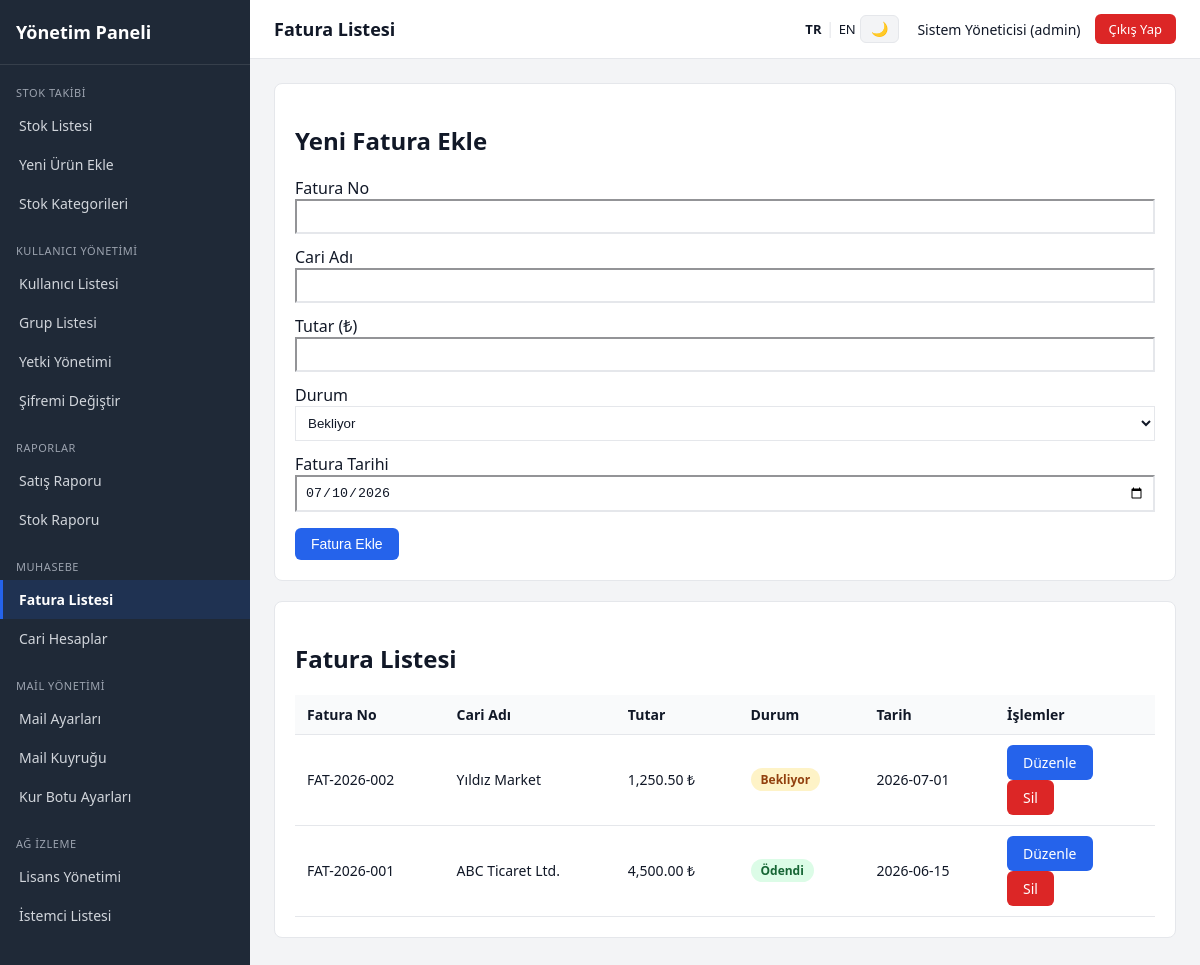
Page /index.php?page=fatura_listesi (signed in) on the committed database.
### tables this page shows
CREATE TABLE menus (
    id INT AUTO_INCREMENT PRIMARY KEY,
    module_id INT NOT NULL,
    parent_id INT DEFAULT NULL,
    page_id INT DEFAULT NULL,
    menu_title VARCHAR(150) NOT NULL,
    icon VARCHAR(50) DEFAULT NULL,
    sort_order INT DEFAULT 0,
    is_active TINYINT(1) DEFAULT 1,
    FOREIGN KEY (module_id) REFERENCES modules(id) ON DELETE CASCADE,
    FOREIGN KEY (page_id) REFERENCES pages(id) ON DELETE SET NULL,
    FOREIGN KEY (parent_id) REFERENCES menus(id) ON DELETE CASCADE
);

CREATE TABLE pages (
    id INT AUTO_INCREMENT PRIMARY KEY,
    module_id INT NOT NULL,
    page_key VARCHAR(100) NOT NULL UNIQUE,
    page_title VARCHAR(150) NOT NULL,
    file_path VARCHAR(255) NOT NULL,
    sort_order INT DEFAULT 0,
    is_active TINYINT(1) DEFAULT 1,
    created_at DATETIME DEFAULT CURRENT_TIMESTAMP,
    FOREIGN KEY (module_id) REFERENCES modules(id) ON DELETE CASCADE
);

CREATE TABLE faturalar (
    id INT AUTO_INCREMENT PRIMARY KEY,
    fatura_no VARCHAR(50) NOT NULL UNIQUE,
    cari_adi VARCHAR(150) NOT NULL,
    tutar DECIMAL(10,2) NOT NULL DEFAULT 0,
    durum ENUM('Bekliyor','Ödendi','İptal') NOT NULL DEFAULT 'Bekliyor',
    fatura_tarihi DATE NOT NULL,
    created_at DATETIME DEFAULT CURRENT_TIMESTAMP
);

### includes/lang.php (called while the page is built, shortened)
<?php
function currentLang(): string
{
    $lang = $_COOKIE['panel_lang'] ?? 'tr';
    return in_array($lang, ['tr', 'en'], true) ? $lang : 'tr';
}
function currentTheme(): string
{
    $theme = $_COOKIE['panel_theme'] ?? 'light';
    return in_array($theme, ['light', 'dark'], true) ? $theme : 'light';
}
function t(string $key): string
{
    $lang = currentLang();
    return $GLOBALS['__PANEL_STRINGS'][$lang][$key] ?? $key;
}

### includes/functions.php (called while the page is built, shortened)
<?php
function getPageByKey(PDO $pdo, string $pageKey): ?array
{
    $stmt = $pdo->prepare(
        "SELECT p.*, m.module_name, m.module_key
         FROM pages p
         INNER JOIN modules m ON m.id = p.module_id
         WHERE p.page_key = :page_key AND p.is_active = 1
         LIMIT 1"
    );
    $stmt->execute(['page_key' => $pageKey]);
    $page = $stmt->fetch();
    return $page ?: null;
}
function groupHasPermission(PDO $pdo, int $groupId, int $pageId, string $action): bool
{
    $column = match ($action) {
        'view'   => 'can_view',
        'add'    => 'can_add',
        'update' => 'can_update',
        'delete' => 'can_delete',
        default  => null,
    };
    $stmt = $pdo->prepare(
        "SELECT {$column} FROM group_page_permissions
         WHERE group_id = :group_id AND page_id = :page_id
         LIMIT 1"
    );
    $stmt->execute(['group_id' => $groupId, 'page_id' => $pageId]);
    $row = $stmt->fetch();
    return $row && (int)$row[$column] === 1;
}
function getMenuForGroup(PDO $pdo, int $groupId): array
{
    $sql = "
        SELECT
            mo.id            AS module_id,
            mo.module_name,
            mo.module_key,
            mo.icon          AS module_icon,
            mo.sort_order    AS module_sort,
            me.id            AS menu_id,
            me.menu_title,
            me.icon          AS menu_icon,
            me.sort_order    AS menu_sort,
            pg.page_key,
            pg.page_title
        FROM group_page_permissions gpp
        INNER JOIN pages pg   ON pg.id = gpp.page_id
        INNER JOIN modules mo ON mo.id = pg.module_id
        INNER JOIN menus me   ON me.page_id = pg.id
        WHERE gpp.group_id = :group_id
          AND gpp.can_view = 1
          AND pg.is_active = 1
          AND mo.is_active = 1
          AND me.is_active = 1
        ORDER BY mo.sort_order ASC, me.sort_order ASC
    ";
    $stmt = $pdo->prepare($sql);
    $stmt->execute(['group_id' => $groupId]);
    $rows = $stmt->fetchAll();
    $menu = [];
    foreach ($rows as $row) {
        $modKey = $row['module_key'];
        if (!isset($menu[$modKey])) {
            $menu[$modKey] = [
                'module_id'   => $row['module_id'],
                'module_name' => $row['module_name'],
                'module_icon' => $row['module_icon'],
                'items'       => [],
            ];
        }
        $menu[$modKey]['items'][] = [
            'menu_title' => $row['menu_title'],
            'menu_icon'  => $row['menu_icon'],
            'page_key'   => $row['page_key'],
        ];
    }
    return $menu;
}
function e(string $value): string
{
    return htmlspecialchars($value, ENT_QUOTES, 'UTF-8');
}

### includes/auth.php (called while the page is built, shortened)
<?php
function currentGroupId(): int
{
    return (int)($_SESSION['group_id'] ?? 0);
}
function currentUsername(): string
{
    return $_SESSION['username'] ?? '';
}
function currentFullName(): string
{
    return $_SESSION['full_name'] ?? '';
}
function requirePermission(PDO $pdo, int $pageId, string $action = 'view'): void
{
    $groupId = currentGroupId();
    if (!groupHasPermission($pdo, $groupId, $pageId, $action)) {
        http_response_code(403);
        include __DIR__ . '/../403.php';
        exit;
    }
}

### modules/muhasebe/faturalar.php (the view, shortened to what this page needs)
<?php
$editingInvoice = null;
$invoices = $pdo->query("SELECT * FROM faturalar ORDER BY fatura_tarihi DESC")->fetchAll();
$durumSecenekleri = ['Bekliyor', 'Ödendi', 'İptal'];
?>
<?php if ($editingInvoice): ?>
    <div class="card">
        <h2>Faturayı Düzenle: <?= e($editingInvoice['fatura_no']) ?></h2>
        <form method="post" action="index.php?page=fatura_listesi">
            <input type="hidden" name="update_id" value="<?= (int)$editingInvoice['id'] ?>">
            <label>Cari Adı</label>
            <input type="text" name="cari_adi" value="<?= e($editingInvoice['cari_adi']) ?>"
                   style="width:100%;padding:10px;margin-bottom:12px;" required>
            <label>Tutar (₺)</label>
            <input type="number" step="0.01" name="tutar" value="<?= e((string)$editingInvoice['tutar']) ?>"
                   style="width:100%;padding:10px;margin-bottom:12px;">
            <label>Durum</label>
            <select name="durum" style="width:100%;padding:8px;margin-bottom:12px;">
                <?php foreach ($durumSecenekleri as $d): ?>
                    <option value="<?= e($d) ?>" <?= $editingInvoice['durum'] === $d ? 'selected' : '' ?>><?= e($d) ?></option>
                <?php endforeach; ?>
            </select>
            <label>Fatura Tarihi</label>
            <input type="date" name="fatura_tarihi" value="<?= e($editingInvoice['fatura_tarihi']) ?>"
                   style="width:100%;padding:8px;margin-bottom:16px;">
            <button type="submit" class="btn btn-success">Güncelle</button>
            <a href="index.php?page=fatura_listesi" class="btn" style="background:#e5e7eb;">Vazgeç</a>
        </form>
    </div>
<?php else: ?>
    <?php if ($canAdd): ?>
    <div class="card">
        <h2>Yeni Fatura Ekle</h2>
        <form method="post" action="index.php?page=fatura_listesi">
            <label>Fatura No</label>
            <input type="text" name="fatura_no" style="width:100%;padding:8px;margin-bottom:12px;" required>
            <label>Cari Adı</label>
            <input type="text" name="cari_adi" style="width:100%;padding:8px;margin-bottom:12px;" required>
            <label>Tutar (₺)</label>
            <input type="number" step="0.01" name="tutar" style="width:100%;padding:8px;margin-bottom:12px;">
            <label>Durum</label>
            <select name="durum" style="width:100%;padding:8px;margin-bottom:12px;">
                <?php foreach ($durumSecenekleri as $d): ?>
                    <option value="<?= e($d) ?>"><?= e($d) ?></option>
                <?php endforeach; ?>
            </select>
            <label>Fatura Tarihi</label>
            <input type="date" name="fatura_tarihi" value="<?= date('Y-m-d') ?>"
                   style="width:100%;padding:8px;margin-bottom:16px;">
            <button type="submit" class="btn btn-primary">Fatura Ekle</button>
        </form>
    </div>
    <?php endif; ?>
    <div class="card">
        <h2>Fatura Listesi</h2>
        <table class="data-table">
            <thead>
            <tr>
                <th>Fatura No</th>
                <th>Cari Adı</th>
                <th>Tutar</th>
                <th>Durum</th>
                <th>Tarih</th>
                <?php if ($canUpdate || $canDelete): ?><th style="width:160px;">İşlemler</th><?php endif; ?>
            </tr>
            </thead>
            <tbody>
            <?php foreach ($invoices as $inv): ?>
                <tr>
                    <td><?= e($inv['fatura_no']) ?></td>
                    <td><?= e($inv['cari_adi']) ?></td>
                    <td><?= number_format((float)$inv['tutar'], 2) ?> ₺</td>
                    <td>
                        <?php
                        $badgeClass = $inv['durum'] === 'Ödendi' ? 'badge-yes' : ($inv['durum'] === 'İptal' ? 'badge-no' : '');
                        ?>
                        <span class="badge <?= $badgeClass ?>" style="<?= $badgeClass === '' ? 'background:#fef3c7;color:#92400e;' : '' ?>">
                            <?= e($inv['durum']) ?>
                        </span>
                    </td>
                    <td><?= e($inv['fatura_tarihi']) ?></td>
                    <?php if ($canUpdate || $canDelete): ?>
                        <td>
                            <?php if ($canUpdate): ?>
                                <a href="index.php?page=fatura_listesi&edit=<?= (int)$inv['id'] ?>" class="btn btn-primary">Düzenle</a>
                            <?php endif; ?>
                            <?php if ($canDelete): ?>
                                <a href="index.php?page=fatura_listesi&delete=<?= (int)$inv['id'] ?>"
                                   class="btn btn-danger"
                                   onclick="return confirm('Bu faturayı silmek istediğinize emin misiniz?');">Sil</a>
                            <?php endif; ?>
                        </td>
                    <?php endif; ?>
                </tr>
            <?php endforeach; ?>
            </tbody>
        </table>
    </div>
<?php endif; ?>

### includes/header.php (shortened to what this page needs)
<!DOCTYPE html>
<html lang="<?= e(currentLang()) ?>" data-theme="<?= e(currentTheme()) ?>">
<head>
    <link rel="stylesheet" href="assets/css/style.css">
</head>
<body>
<div class="app-shell">
    <aside class="sidebar">
        <div class="sidebar-brand"><?= e(t('brand_title')) ?></div>
        <nav class="sidebar-menu">
            <?php foreach ($menuData as $moduleKey => $module): ?>
                <div class="menu-module">
                    <div class="menu-module-title"><?= e($module['module_name']) ?></div>
                    <ul>
                        <?php foreach ($module['items'] as $item): ?>
                            <li>
                                <a href="index.php?page=<?= urlencode($item['page_key']) ?>"
                                   class="<?= ($currentPageKey ?? '') === $item['page_key'] ? 'active' : '' ?>">
                                    <?= e($item['menu_title']) ?>
                                </a>
                            </li>
                        <?php endforeach; ?>
                    </ul>
                </div>
            <?php endforeach; ?>
        </nav>
    </aside>
    <div class="main-area">
        <header class="topbar">
            <div class="topbar-title"><?= e($pageTitle ?? '') ?></div>
            <div style="display:flex; align-items:center; gap:18px;">
                <div class="topbar-controls">
                    <a href="javascript:void(0)" onclick="panelSwitchLang('tr')"
                       style="font-weight:<?= currentLang() === 'tr' ? '700' : '400' ?>;">TR</a>
                    <span style="color:var(--border-color);">|</span>
                    <a href="javascript:void(0)" onclick="panelSwitchLang('en')"
                       style="font-weight:<?= currentLang() === 'en' ? '700' : '400' ?>;">EN</a>
                    <button type="button" class="btn btn-theme" onclick="panelToggleTheme()"
                            title="<?= currentTheme() === 'light' ? e(t('theme_dark_tooltip')) : e(t('theme_light_tooltip')) ?>">
                        <?= currentTheme() === 'light' ? '🌙' : '☀️' ?>
                    </button>
                </div>
                <div class="topbar-user">
                    <span><?= e(currentFullName()) ?> (<?= e(currentUsername()) ?>)</span>
                    <a href="logout.php" class="btn-logout"><?= e(t('logout')) ?></a>
                </div>
            </div>
        </header>
        <main class="content-area">

### assets/css/style.css (style rules this page uses)
:root { --sidebar-bg: #1f2937; --sidebar-text: #d1d5db; --sidebar-active: #2563eb; --topbar-bg: #ffffff; --content-bg: #f3f4f6; --border-color: #e5e7eb; --text-dark: #111827; --accent: #2563eb; --danger: #dc2626; --success: #16a34a; --card-bg: #ffffff; --table-header-bg: #f9fafb; --input-bg: #ffffff; }
* { box-sizing: border-box; }
body { margin: 0; font-family: 'Segoe UI', Arial, sans-serif; background: var(--content-bg); color: var(--text-dark); }
.app-shell { display: flex; min-height: 100vh; }
.sidebar { width: 250px; background: var(--sidebar-bg); color: var(--sidebar-text); flex-shrink: 0; padding: 0 0 20px 0; }
.sidebar-brand { padding: 20px 16px; font-size: 18px; font-weight: 600; color: #fff; border-bottom: 1px solid rgba(255,255,255,0.1); }
.menu-module { margin-top: 14px; }
.menu-module-title { font-size: 11px; text-transform: uppercase; letter-spacing: 0.05em; color: #9ca3af; padding: 6px 16px; }
.sidebar-menu ul { list-style: none; margin: 0; padding: 0; }
.sidebar-menu a { display: block; padding: 10px 16px; color: var(--sidebar-text); text-decoration: none; font-size: 14px; border-left: 3px solid transparent; }
.sidebar-menu a.active { background: rgba(37,99,235,0.15); border-left-color: var(--sidebar-active); color: #fff; font-weight: 600; }
.main-area { flex: 1; display: flex; flex-direction: column; min-width: 0; }
.topbar { background: var(--topbar-bg); border-bottom: 1px solid var(--border-color); padding: 14px 24px; display: flex; align-items: center; justify-content: space-between; }
.topbar-title { font-size: 18px; font-weight: 600; }
.topbar-user { display: flex; align-items: center; gap: 14px; font-size: 14px; }
.btn-logout { background: var(--danger); color: #fff; padding: 6px 14px; border-radius: 6px; text-decoration: none; font-size: 13px; }
.content-area { padding: 24px; flex: 1; }
.card { background: var(--card-bg); border: 1px solid var(--border-color); border-radius: 8px; padding: 20px; margin-bottom: 20px; }
table.data-table { width: 100%; border-collapse: collapse; font-size: 14px; }
table.data-table th, table.data-table td { text-align: left; padding: 10px 12px; border-bottom: 1px solid var(--border-color); }
table.data-table th { background: var(--table-header-bg); font-weight: 600; color: var(--text-dark); }
table.data-table td { color: var(--text-dark); }
.btn { display: inline-block; padding: 8px 16px; border-radius: 6px; text-decoration: none; font-size: 14px; border: none; cursor: pointer; }
.btn-primary { background: var(--accent); color: #fff; }
.btn-danger { background: var(--danger); color: #fff; }
.badge { display: inline-block; padding: 3px 10px; border-radius: 999px; font-size: 12px; font-weight: 600; }
.badge-yes { background: #dcfce7; color: #166534; }
.content-area input, .content-area select, .content-area textarea { background: var(--input-bg); color: var(--text-dark); border-color: var(--border-color); }
.topbar-controls a { text-decoration: none; color: var(--text-dark); font-size: 13px; }
.topbar-controls .btn-theme { background: var(--content-bg); border: 1px solid var(--border-color); padding: 5px 10px; font-size: 14px; }

### rows in the picture
menus: menu_title "Stok Listesi"
menus: menu_title "Yeni Ürün Ekle"
menus: menu_title "Stok Kategorileri"
menus: menu_title "Kullanıcı Listesi"
menus: menu_title "Grup Listesi"
menus: menu_title "Yetki Yönetimi"
menus: menu_title "Şifremi Değiştir"
menus: menu_title "Satış Raporu"
menus: menu_title "Stok Raporu"
menus: menu_title "Fatura Listesi"
menus: menu_title "Cari Hesaplar"
menus: menu_title "Mail Ayarları"
menus: menu_title "Mail Kuyruğu"
menus: menu_title "Kur Botu Ayarları"
menus: menu_title "Lisans Yönetimi"
menus: menu_title "İstemci Listesi"
pages: page_title "Fatura Listesi"
faturalar: fatura_no "FAT-2026-002", cari_adi "Yıldız Market", tutar "1,250.50", durum "Bekliyor", fatura_tarihi "2026-07-01"
faturalar: fatura_no "FAT-2026-001", cari_adi "ABC Ticaret Ltd.", tutar "4,500.00", durum "Ödendi", fatura_tarihi "2026-06-15"

### other values in the picture
t('brand_title') "Yönetim Paneli"
$module['module_name'] "STOK TAKIBI"
$module['module_name'] "KULLANICI YÖNETIMI"
$module['module_name'] "RAPORLAR"
$module['module_name'] "MUHASEBE"
$module['module_name'] "MAIL YÖNETIMI"
$module['module_name'] "AĞ İZLEME"
currentFullName() "Sistem Yöneticisi"
currentUsername() "admin"
t('logout') "Çıkış Yap"
form field durum "Bekliyor"
